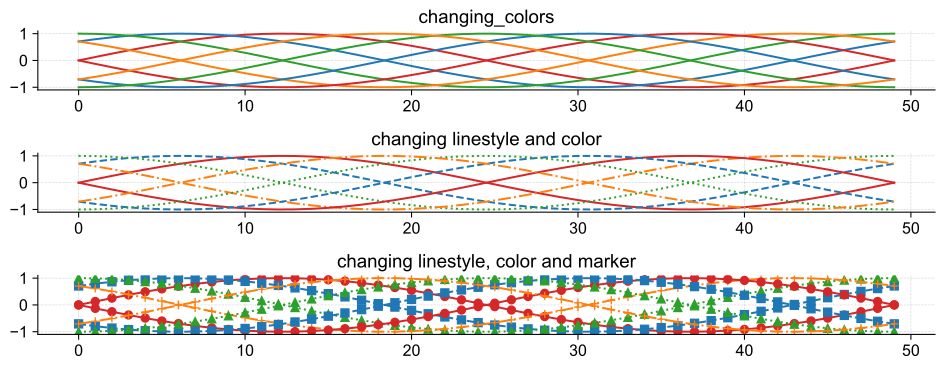

This figure's Python source:
import matplotlib as mpl
import matplotlib.pyplot as plt
import numpy as np

from plotreset import Styles

st = Styles("academic")

c1 = st.cycle("series_color")
c2 = st.cycle("series_linestyle_color")
c3 = st.cycle("series_linestyle_marker_color")

x = np.linspace(0, 2 * np.pi, 50)
offsets = np.linspace(0, 2 * np.pi, 8, endpoint=False)
yy = np.transpose([np.sin(x + phi) for phi in offsets])

fig = plt.figure(figsize=(10, 4))
with mpl.rc_context({"axes.prop_cycle": c1}):
    ax1 = fig.add_subplot(3, 1, 1)
    ax1.plot(yy)
    ax1.set_title("changing_colors")
with mpl.rc_context({"axes.prop_cycle": c2}):
    ax2 = fig.add_subplot(3, 1, 2)
    ax2.plot(yy)
    ax2.set_title("changing linestyle and color")
with mpl.rc_context({"axes.prop_cycle": c3}):
    ax3 = fig.add_subplot(3, 1, 3)
    ax3.plot(yy)
    ax3.set_title("changing linestyle, color and marker")

# plt.savefig("cycles.svg")
plt.show()
